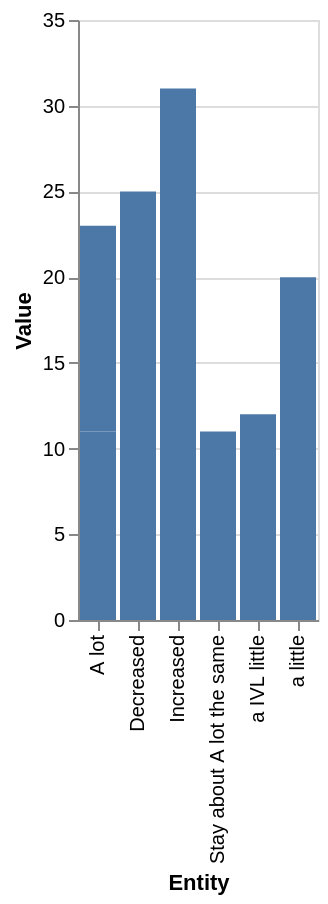

The specification (Vega-Lite) saved for this image:
### Vega-Lite specification from a JSON file in a GitHub repository (floating-point values rounded to 4 significant figures)
{"$schema": "https://vega.github.io/schema/vega-lite/v5.json", "description": "Bar chart auto-generated from CSV", "data": {"values": [{"Entity": "a IVL little", "Value": 12}, {"Entity": "Increased", "Value": 31}, {"Entity": "Stay about A lot the same", "Value": 11}, {"Entity": "A lot", "Value": 11}, {"Entity": "a little", "Value": 20}, {"Entity": "A lot", "Value": 12}, {"Entity": "Decreased", "Value": 25}]}, "mark": "bar", "encoding": {"x": {"field": "Entity", "type": "ordinal"}, "y": {"field": "Value", "type": "quantitative"}}}
